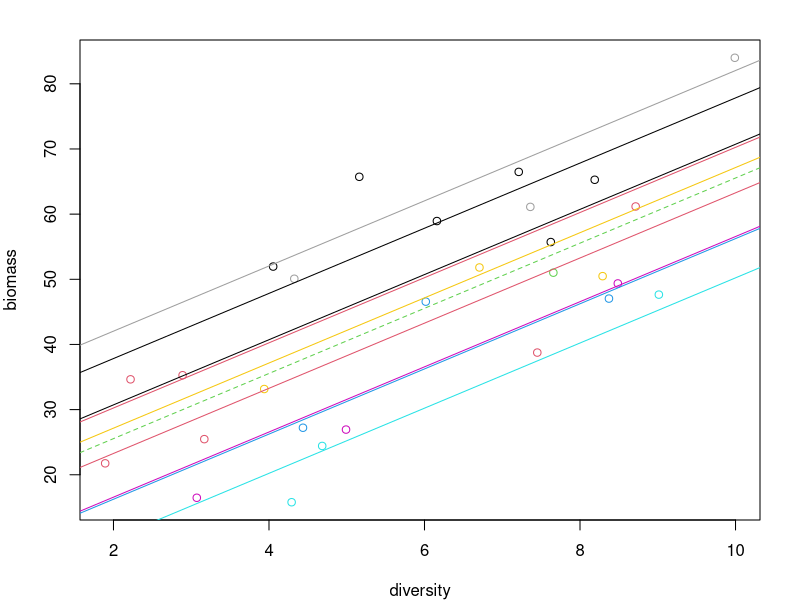

R code for this plot:
# make data for example analysis 1
set.seed(231107)
n_blocks = 10

intercepts = rnorm(n_blocks, 14, 7)
slopes = 5
error = 5
bdat = data.frame(plot = 1:3,
                  block = rep(1:n_blocks, each = 3),
                  diversity = runif(n_blocks*3, 1, 10),
                  biomass = NA)
bdat$biomass=intercepts[bdat$block] + slopes*bdat$diversity + rnorm(nrow(bdat), 0, error)
bdat=bdat[bdat$block!=3 | bdat$plot==bdat$block,]

write.csv(bdat, "dataset_2.csv", row.names = FALSE)

# plot
par(mar=c(4,4,2,2))
plot(biomass~diversity, col = block, data = bdat)
for(i in 1:10) {
  if(i==3) {
    abline(intercepts[i], slopes, col = i, lty=2)
  } else {
    abline(intercepts[i], slopes, col = i)
  }
}


# analyse
require(nlme)
mod = lme(biomass~diversity, random = ~1|block, data = bdat)
summary(mod)

fixef(mod)
ranef(mod)

VarCorr(mod)
